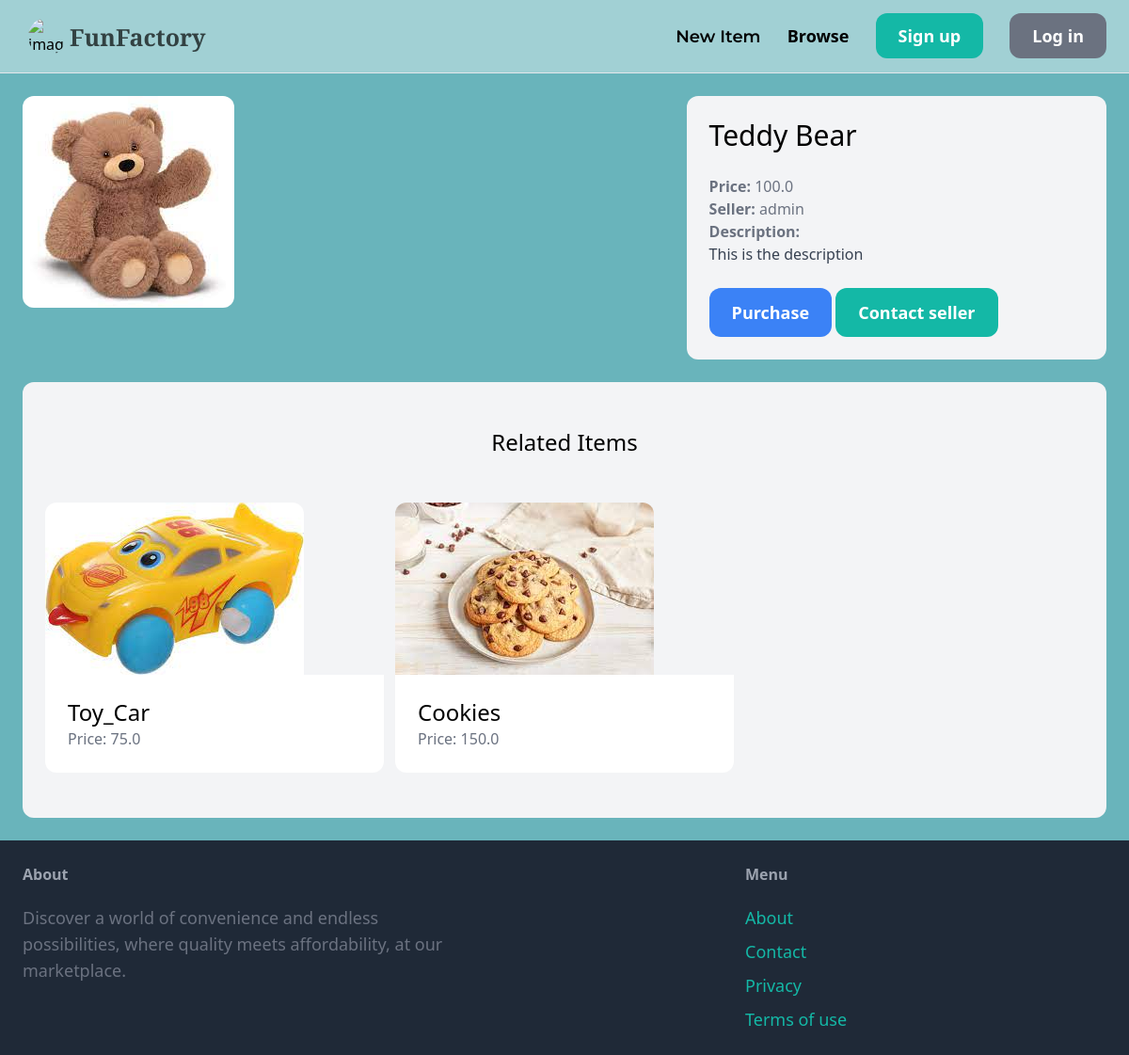
Page /items/1/ on the committed database.
### item/models.py (models this page shows)
class Item(models.Model):
    category = models.ForeignKey(Category, related_name='items', on_delete=models.CASCADE)
    name = models.CharField(max_length=255)
    description = models.TextField(blank=True, null=True)
    price = models.FloatField()
    image = models.ImageField(upload_to='items_images', blank=True, null=True)
    is_Sold = models.BooleanField(default=False)
    created_by = models.ForeignKey(User, related_name='items', on_delete=models.CASCADE)
    created_at = models.DateTimeField(auto_now_add=True)

### item/views.py (the view)
# urls.py: path('<int:pk>/', views.detail, name='detail'),
def detail(request, pk):
    item =  get_object_or_404(Item, pk=pk)
    related_items = Item.objects.filter(category = item.category, is_Sold=False).exclude(pk=pk)[0:3]
    return render(request, 'item/detail.html', {
        'item': item,
        'related_items': related_items
    })

### item/templates/item/detail.html (shortened to what this page needs)
{% extends 'core/base.html' %}
{% block content %}
<div class="grid grid-cols-5 gap-6" s>
    <div class="col-span-3">
        <img src="{{ item.image.url }}" class="rounded-xl">
    </div>
    <div class="col-span-2 p-6 bg-gray-100 rounded-xl">
        <h1 class="mb-6 text-3xl">{{ item.name }}</h1>
        <p class="text-gray-500"><strong>Price: </strong>{{ item.price }}</p>
        <p class="text-gray-500"><strong>Seller: </strong>{{ item.created_by.username }}</p>
        {% if item.description %}
        <p class="text-gray-700">
            <strong class="text-gray-500">Description:</strong><br>
            {{ item.description }}
        </p>
        {% endif %}
        {% if request.user == item.created_by %}
            <div class="mt-6 p-6 bg-white rounded-xl">
                <p>This is your item!</p>
                <a href="{% url 'item:edit' item.id %}" class="inline-block mt-6 px-6 py-3 text-lg font-semobold bg-green-500 text-white rounded-xl">Edit</a>
                <a href="{% url 'item:delete' item.id %}" class="inline-block mt-6 px-6 py-3 text-lg font-semobold bg-red-500 text-white rounded-xl">Delete</a>
            </div>
        {% else %}
            <a href="{% url 'payment:paying' %}" class="inline-block mt-6 px-6 py-3 text-lg font-semibold bg-blue-500 text-white rounded-xl hover:bg-teal-700">Purchase</a>
            <a href="#" class="inline-block mt-6 px-6 py-3 text-lg font-semibold bg-teal-500 text-white rounded-xl hover:bg-teal-700">Contact seller</a>
        {% endif %}
    </div>
</div>
{% if item.category.items.count > 1 %}
<div class="mt-6 px-6 py-12 bg-gray-100 rounded-xl">
    <h2 class="mb-12 text-2xl text-center">Related Items</h2>
    <div class="grid grid-cols-3 gap-3" tyle="border-radius: 30%;">
        {% for item in related_items %}
            <div>
                <a href="{% url 'item:detail' item.id %}">
                    <div>
                        <img src="{{ item.image.url }}" class="rounded-t-xl">
                    </div>
                    <div class="p-6 bg-white rounded-b-xl">
                        <h2 class="text-2xl">{{ item.name }}</h2>
                        <p class="text-gray-500">Price: {{ item.price }}</p>
                    </div>
                </a>
            </div>
        {% endfor %}
    </div>
</div>
{% endif %}
{% endblock %}

### rows in the picture
Item: image (picture), name "Teddy Bear", price "100.0", created_by.username "admin", description "This is the description"
Item: image (picture), name "Toy_Car", price "75.0"
Item: image (picture), name "Cookies", price "150.0"
